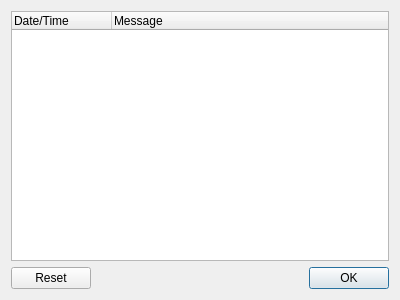
<?xml version="1.0" encoding="UTF-8"?>
<ui version="4.0">
 <class>CriticalLogsDialog</class>
 <widget class="QDialog" name="CriticalLogsDialog">
  <property name="geometry">
   <rect>
    <x>0</x>
    <y>0</y>
    <width>400</width>
    <height>300</height>
   </rect>
  </property>
  <property name="windowTitle">
   <string>Critical Logs</string>
  </property>
  <layout class="QVBoxLayout" name="verticalLayout">
   <item>
    <widget class="QWidget" name="widget" native="true">
     <layout class="QVBoxLayout" name="verticalLayout_2">
      <property name="spacing">
       <number>0</number>
      </property>
      <property name="leftMargin">
       <number>0</number>
      </property>
      <property name="topMargin">
       <number>0</number>
      </property>
      <property name="rightMargin">
       <number>0</number>
      </property>
      <property name="bottomMargin">
       <number>0</number>
      </property>
      <item>
       <widget class="QTreeWidget" name="list">
        <property name="wordWrap">
         <bool>true</bool>
        </property>
        <column>
         <property name="text">
          <string>Date/Time</string>
         </property>
        </column>
        <column>
         <property name="text">
          <string>Message</string>
         </property>
        </column>
       </widget>
      </item>
     </layout>
    </widget>
   </item>
   <item>
    <widget class="QDialogButtonBox" name="buttonBox">
     <property name="orientation">
      <enum>Qt::Horizontal</enum>
     </property>
     <property name="standardButtons">
      <set>QDialogButtonBox::Ok|QDialogButtonBox::Reset</set>
     </property>
    </widget>
   </item>
  </layout>
 </widget>
 <resources/>
 <connections>
  <connection>
   <sender>buttonBox</sender>
   <signal>accepted()</signal>
   <receiver>CriticalLogsDialog</receiver>
   <slot>accept()</slot>
   <hints>
    <hint type="sourcelabel">
     <x>248</x>
     <y>254</y>
    </hint>
    <hint type="destinationlabel">
     <x>157</x>
     <y>274</y>
    </hint>
   </hints>
  </connection>
  <connection>
   <sender>buttonBox</sender>
   <signal>rejected()</signal>
   <receiver>CriticalLogsDialog</receiver>
   <slot>reject()</slot>
   <hints>
    <hint type="sourcelabel">
     <x>316</x>
     <y>260</y>
    </hint>
    <hint type="destinationlabel">
     <x>286</x>
     <y>274</y>
    </hint>
   </hints>
  </connection>
 </connections>
</ui>
